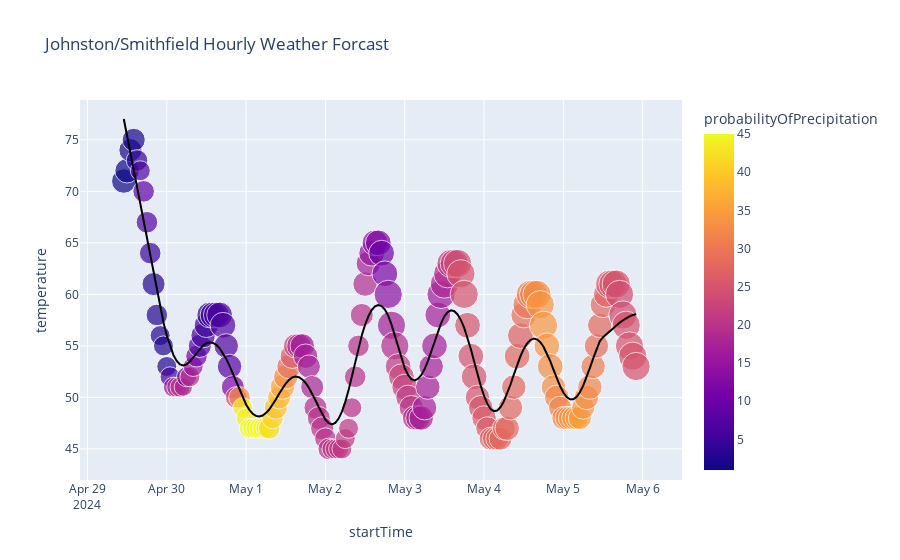

Notebook cell for this chart:
### Markdown cell above
## Plotting the useful data

### Code cell
fig = px.scatter(
    df,
    x="startTime",
    y="temperature",
    color="probabilityOfPrecipitation",
    size="windSpeed",
    title="Johnston/Smithfield Hourly Weather Forcast",
    trendline="lowess",
    trendline_color_override="black",
    trendline_options=dict(frac=0.15),
)
fig.show()

### Figure 1 — Plotly figure (JSON) as saved in the notebook; plotly's stock layout.template omitted (floating-point values rounded to 4 significant figures; data arrays with more than 128 entries replaced by an {"elided": "..."} marker saying what was removed)
{"data": [{"hovertemplate": "startTime=%{x}<br>temperature=%{y}<br>windSpeed=%{marker.size}<br>probabilityOfPrecipitation=%{marker.color}<extra></extra>", "legendgroup": "", "marker": {"color": {"elided": "156 int values"}, "coloraxis": "coloraxis", "size": {"elided": "156 int values"}, "sizemode": "area", "sizeref": 0.03, "symbol": "circle"}, "mode": "markers", "name": "", "orientation": "v", "showlegend": false, "type": "scatter", "x": {"elided": "156 str values"}, "xaxis": "x", "y": {"elided": "156 int values"}, "yaxis": "y"}, {"hovertemplate": "<b>LOWESS trendline</b><br><br>startTime=%{x}<br>temperature=%{y} <b>(trend)</b><extra></extra>", "legendgroup": "", "line": {"color": "black"}, "marker": {"symbol": "circle"}, "mode": "lines", "name": "", "showlegend": false, "type": "scatter", "x": {"elided": "156 str values"}, "xaxis": "x", "y": {"elided": "156 float values"}, "yaxis": "y"}], "layout": {"coloraxis": {"colorbar": {"title": {"text": "probabilityOfPrecipitation"}}, "colorscale": [[0, "#0d0887"], [0.1111, "#46039f"], [0.2222, "#7201a8"], [0.3333, "#9c179e"], [0.4444, "#bd3786"], [0.5556, "#d8576b"], [0.6667, "#ed7953"], [0.7778, "#fb9f3a"], [0.8889, "#fdca26"], [1, "#f0f921"]]}, "legend": {"itemsizing": "constant", "tracegroupgap": 0}, "title": {"text": "Johnston/Smithfield Hourly Weather Forcast"}, "xaxis": {"anchor": "y", "domain": [0, 1], "title": {"text": "startTime"}}, "yaxis": {"anchor": "x", "domain": [0, 1], "title": {"text": "temperature"}}}}
